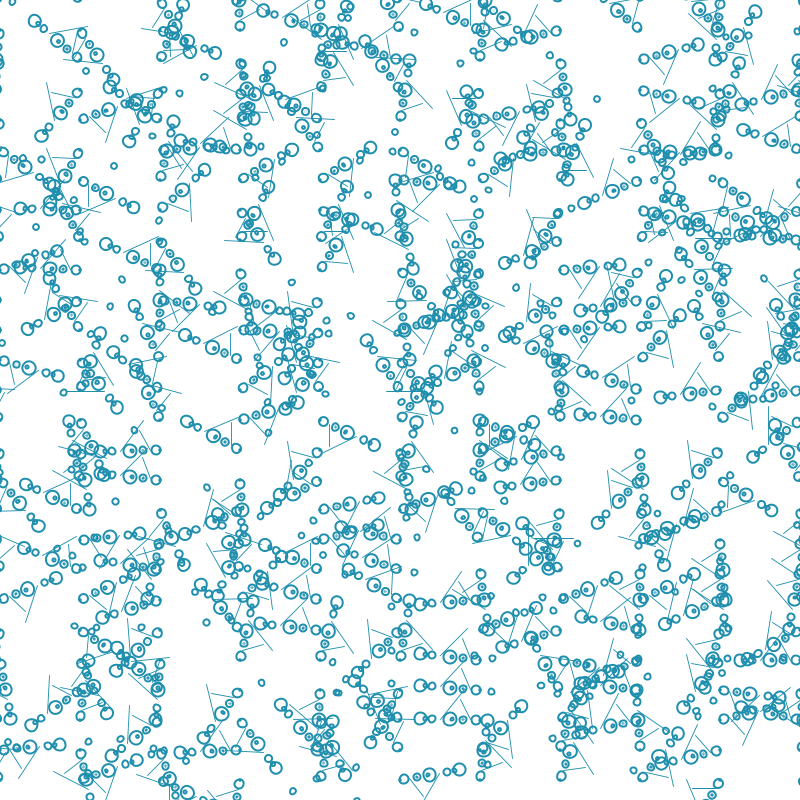
Frame 1 (no input)
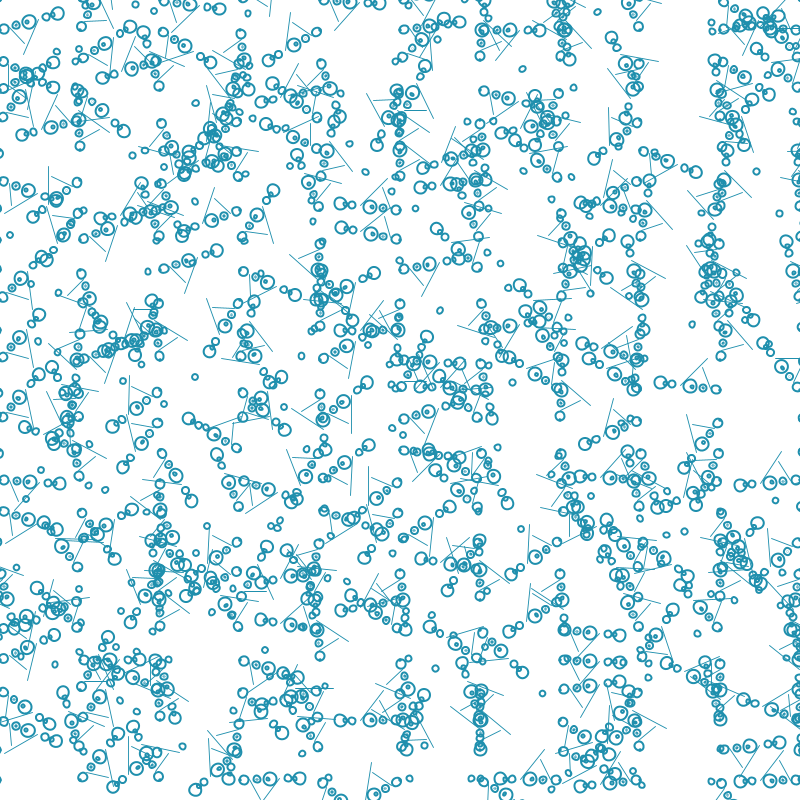
Frame 60 (the mouse pressed at the canvas centre just before this capture)
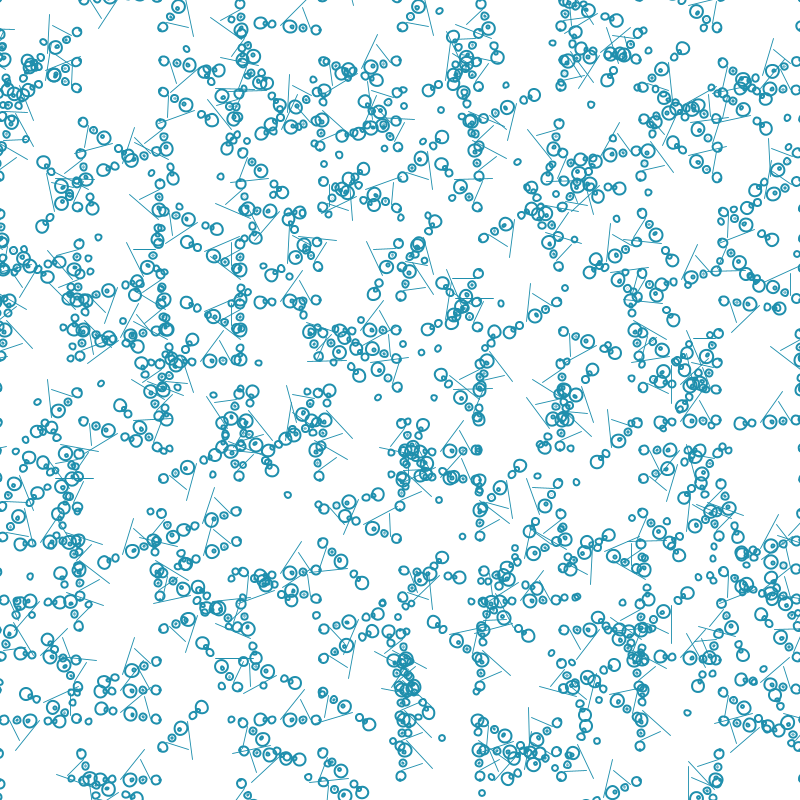
Frame 120 (the mouse held since frame 60 and released just before this capture)

The Processing sketch that drew these frames (run headless with seeded random() and noise(); from frame 60 on, the mouse is pressed at the canvas centre):

// Processing sketch: processing_60182
// ── processing_60182.pde

void setup() {
  size(800,800);
  smooth();
  background(255);
  
 
}
 
 
void draw() {
 background(255);
 noFill();

  int x=0;
  int y=0;
  float angle = 0;
 
 for (x = 0;  x <= width; x+=80) {
    for (y= 0; y <= height; y+=30) {
       
      pushMatrix();
      translate(x,y);
      rotate(random(200));
     float abstand = 0;
      stroke(31,143,173);
 strokeWeight(2);
      
    
      ellipse(0,abstand/18,2,2);
      ellipse(4,abstand/35,9,9);
       ellipse(17,abstand/16,.8,.8);
      ellipse(48,abstand/4,7,7);
       ellipse(30,abstand/14,13,13);
      ellipse(89,abstand/17,6,6);
       ellipse(28,abstand/89,3,3);
      ellipse(17,abstand/2,7,7);
       ellipse(60,abstand/47,12,12);
      ellipse(55,abstand/5,4,4);
      strokeWeight(.9);
      line(10,abstand/15,20,20);
      line(40,abstand/8,16,30);
      
   
     
      popMatrix();
       
  
   

    }
 }
}
